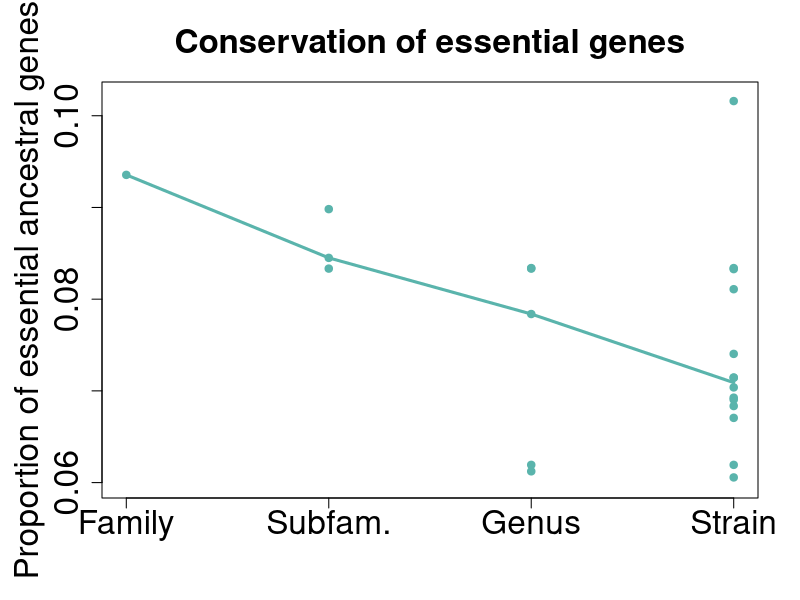

Reproduce this figure in R.
strain =c(
  307/4957,
  352/4341,
  298/4316,
  335/4525,
  323/4522,
  321/4492,
  371/4455,
  340/4831,
  334/4981,
  438/4311,
  299/4317,
  388/5677,
  303/5003,
  360/4317
)


speciesFitch = c( 
  307/4957,
  302/3853,
  309/3708,
  277/4524,
  360/4317
)


subFamilyFitch = c(
  283/3349,
  309/3708,
  277/3084
)


familyFitch = c(
  296/3164
)



pdf(file = '~/EnTrI/figures/fitch.pdf')

par(mar=c(5.1,5.1,4.1,2.1))

plot(4*strain/strain, strain, xlim=c(1,4), ylim=c(0.06,0.102), col="#5ab4ac", ylab="Proportion of essential ancestral genes", xaxt="n", xlab="",pch=19,
     cex.lab=2, cex.axis=2, main = 'Conservation of essential genes', cex.main=2)

points(3*speciesFitch/speciesFitch,speciesFitch, col="#5ab4ac", pch=19)

points(2*subFamilyFitch/subFamilyFitch,subFamilyFitch, col="#5ab4ac", pch=19)

points(1*familyFitch/familyFitch,familyFitch, col="#5ab4ac", pch=19)

lines(1:4, c(median(familyFitch), median(subFamilyFitch), median(speciesFitch), median(strain) ), col="#5ab4ac", lwd=3)

#legend("topright", c("intersection", "ancestral II", "Dollo"), fil=c("red4", "olivedrab4", "cyan3"))
axis(1, at = 1:4, labels=c("Family", "Subfam.", "Genus", "Strain"), cex.axis=2)

dev.off()
